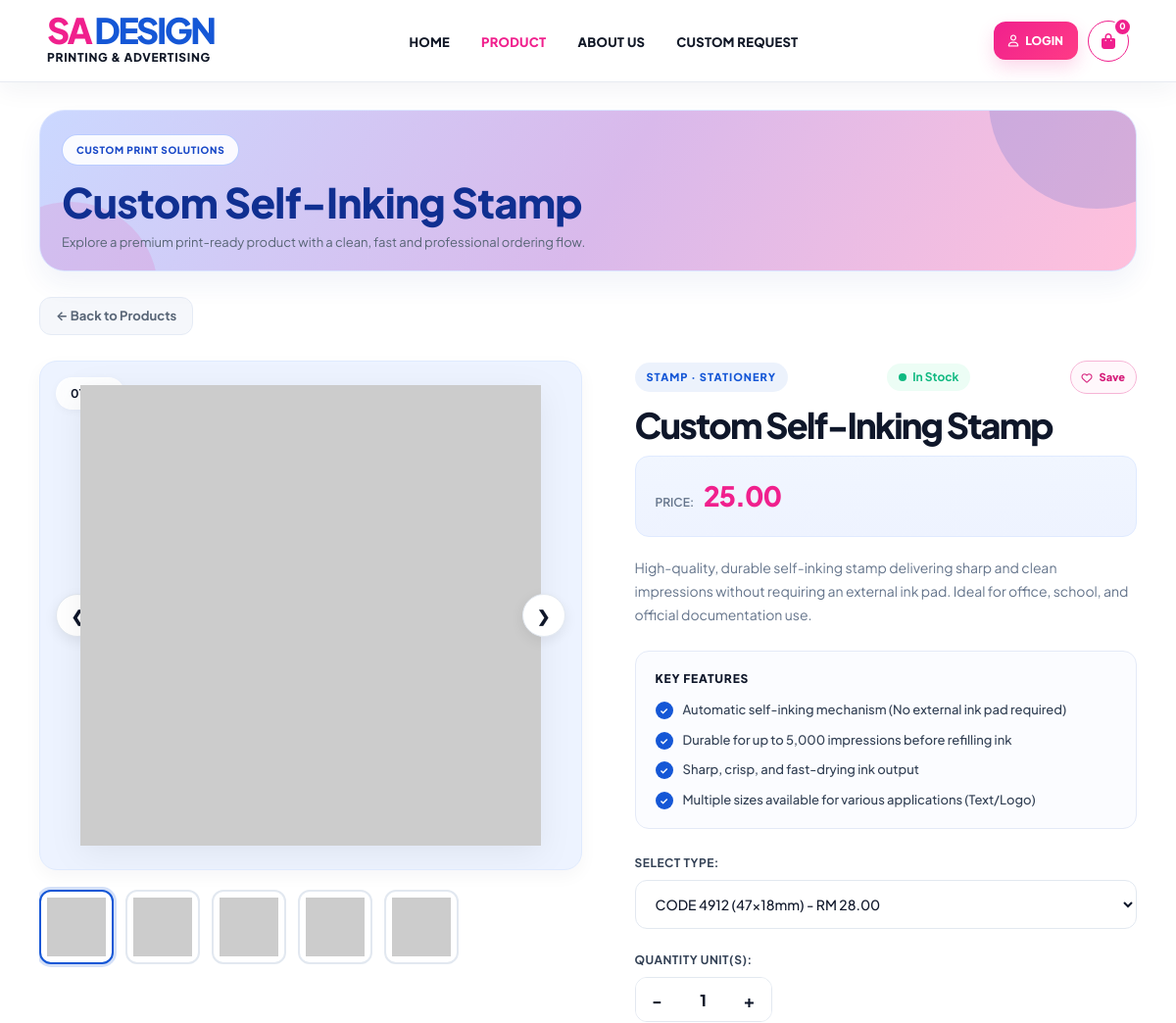
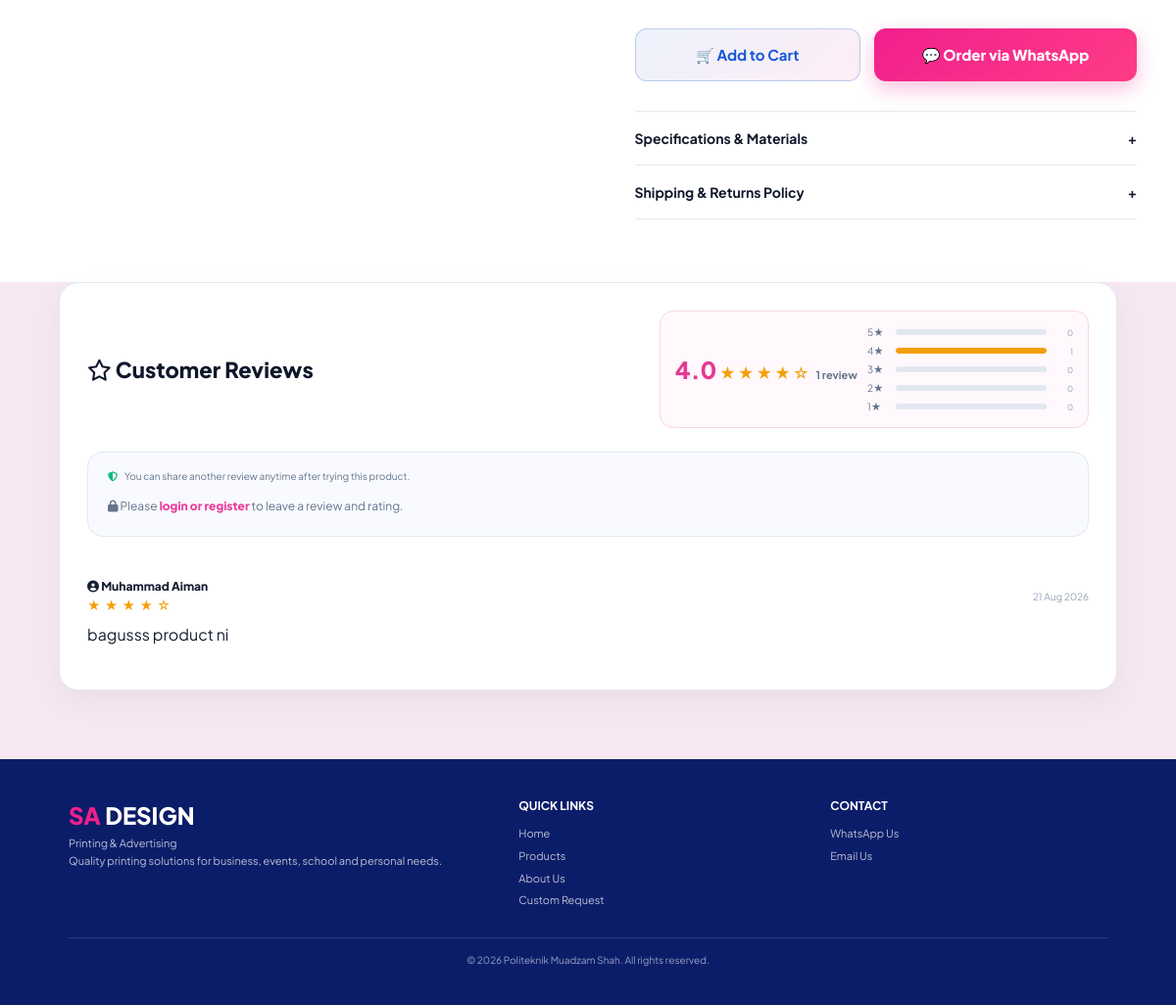
The page /product.php on the database its author committed (2 pictures, top to bottom).
### tables this page shows
CREATE TABLE `products` (
  `id` int(11) NOT NULL,
  `name` varchar(100) DEFAULT NULL,
  `category` varchar(100) NOT NULL DEFAULT 'Uncategorized',
  `badge` varchar(100) DEFAULT NULL,
  `price` decimal(10,2) DEFAULT NULL,
  `image` varchar(255) DEFAULT NULL,
  `gallery` text DEFAULT NULL,
  `description` text DEFAULT NULL,
  `features` text DEFAULT NULL,
  `specifications` text DEFAULT NULL,
  `options` text DEFAULT NULL,
  `minimum_order` varchar(100) DEFAULT NULL,
  `status` varchar(20) NOT NULL DEFAULT 'Active'
);

CREATE TABLE `product_reviews` (
  `review_id` int(11) NOT NULL,
  `product_id` int(11) NOT NULL,
  `customer_id` int(11) NOT NULL,
  `rating` tinyint(4) NOT NULL,
  `review_text` text NOT NULL,
  `created_at` datetime NOT NULL DEFAULT current_timestamp(),
  `review_image` varchar(255) DEFAULT NULL
);

CREATE TABLE `customers` (
  `id` int(11) NOT NULL,
  `name` varchar(100) DEFAULT NULL,
  `email` varchar(100) DEFAULT NULL,
  `password` varchar(100) DEFAULT NULL,
  `phone_number` varchar(12) NOT NULL,
  `address` varchar(100) NOT NULL,
  `profile_image` varchar(255) DEFAULT NULL,
  `reset_token` varchar(255) DEFAULT NULL,
  `reset_expires` datetime DEFAULT NULL,
  `remember_token` varchar(255) DEFAULT NULL,
  `remember_expires` datetime DEFAULT NULL
);

### product.php (the view, shortened to what this page needs)
<?php
$total_cart_count = 0;
include 'db.php';
$id = isset($_GET['id']) ? (int)$_GET['id'] : 1;
$product_stmt = $conn->prepare("
    SELECT *
    FROM products
    WHERE id = ?
");
$product_stmt->bind_param("i", $id);
$product_stmt->execute();
$product_result = $product_stmt->get_result();
$product_data = $product_result->fetch_assoc();
$product = [
    'id'          => $product_data['id'] ?? $id,
    'name'        => $product_data['name'] ?? '',
    'category'    => $product_data['category'] ?? '',
    'badge'       => $product_data['badge'] ?? '',
    'price'       => $product_data['price'] ?? '',
    'description' => $product_data['description'] ?? '',
    'features' => json_decode(
        $product_data['features'] ?? '[]',
        true
    ) ?: [],
    'specifications' => json_decode(
        $product_data['specifications'] ?? '{}',
        true
    ) ?: [],
    'image' => !empty($product_data['image'])
        ? $product_data['image']
        : 'product_images/placeholder.png',
    'gallery' => json_decode(
        $product_data['gallery'] ?? '[]',
        true
    ) ?: [],
    'options' => json_decode(
        $product_data['options'] ?? '[]',
        true
    ) ?: [],
    'minimum_order' => $product_data['minimum_order'] ?? '',
    'status'        => $product_data['status'] ?? ''
];
$gallery_images = $product['gallery'];
$is_wishlisted =
    isset($_SESSION['wishlist']) &&
    in_array($id, $_SESSION['wishlist'], true);
$average_rating = 0;
$total_reviews = 0;
$rating_breakdown = [1 => 0, 2 => 0, 3 => 0, 4 => 0, 5 => 0];
$reviews = [];
if (isset($conn) && $conn instanceof mysqli) {
    $rating_stmt = $conn->prepare("SELECT COALESCE(AVG(rating), 0) AS avg_rating, COUNT(*) AS total_reviews FROM product_reviews WHERE product_id = ?");
    $rating_stmt->bind_param("i", $id);
    $rating_stmt->execute();
    $rating_result = $rating_stmt->get_result()->fetch_assoc();
    $average_rating = (float)($rating_result['avg_rating'] ?? 0);
    $total_reviews = (int)($rating_result['total_reviews'] ?? 0);
    $breakdown_stmt = $conn->prepare("SELECT rating, COUNT(*) AS rating_count FROM product_reviews WHERE product_id = ? GROUP BY rating");
    $breakdown_stmt->bind_param("i", $id);
    $breakdown_stmt->execute();
    $breakdown_result = $breakdown_stmt->get_result();
    while ($breakdown = $breakdown_result->fetch_assoc()) {
        $r = (int)$breakdown['rating'];
        if ($r >= 1 && $r <= 5) {
            $rating_breakdown[$r] = (int)$breakdown['rating_count'];
        }
    }
    $review_stmt = $conn->prepare("
        SELECT pr.rating, pr.review_text, pr.review_image, pr.created_at, c.name
        FROM product_reviews pr
        INNER JOIN customers c ON c.id = pr.customer_id
        WHERE pr.product_id = ?
        ORDER BY pr.created_at DESC
    ");
    $review_stmt->bind_param("i", $id);
    $review_stmt->execute();
    $review_result = $review_stmt->get_result();
    while ($row = $review_result->fetch_assoc()) {
        $reviews[] = $row;
    }
}
$type_options = [];
$size_options = [];
if (!empty($product['options'])) {
    foreach ($product['options'] as $opt) {
        $label = is_array($opt) ? ($opt['label'] ?? $opt['name'] ?? $opt['value'] ?? '') : (string)$opt;
        $price = is_array($opt) ? ($opt['price'] ?? $opt['option_price'] ?? $product['price']) : $product['price'];
        if (strpos($label, 'type_options - ') === 0) {
            $clean_label = str_replace('type_options - ', '', $label);
            $type_options[] = [
                'label' => $clean_label,
                'price' => (float)$price
            ];
        }
        elseif (strpos($label, 'size_options - ') === 0) {
            $clean_label = str_replace('size_options - ', '', $label);
            $size_options[] = [
                'label' => $clean_label,
                'price' => (float)$price
            ];
        }
        else {
            $type_options[] = [
                'label' => $label,
                'price' => (float)$price
            ];
        }
    }
}
?>
<!DOCTYPE html>
<html lang="en">
<head>
  <link rel="stylesheet" href="https://cdnjs.cloudflare.com/ajax/libs/font-awesome/6.4.0/css/all.min.css">
  <link rel="stylesheet" href="ui_polish.css">
</head>
<body>
<div class="app-container">
  <nav class="navbar">
    <a class="nav-logo" href="index.php" title="Back to Home"><div class="logo-text"><span class="logo-title"><span class="logo-sa">SA</span> <span class="logo-design">DESIGN</span></span><span class="logo-subtitle">PRINTING &amp; ADVERTISING</span></div></a>
    <ul class="nav-links" id="mainNav">
      <li><a href="index.php">Home</a></li>
      <li><a href="index.php#products-section" class="active">Product</a></li>
      <li><a href="about.php">About Us</a></li>
      <li><a href="custom_request.php">Custom Request</a></li>
    </ul>
    <div class="nav-icons">
      <?php if (isset($_SESSION['is_logged_in']) && $_SESSION['is_logged_in'] === true): ?>
        <a href="cust_profile.php" class="login-pill" title="My profile"><i class="fa-regular fa-user"></i><span>Profile</span></a>
        <button type="button" class="login-pill logout-pill" onclick="confirmLogout()" title="Log out"><i class="fa-solid fa-right-from-bracket"></i><span>Log out</span></button>
      <?php else: ?>
        <a class="login-pill" href="login.php"><i class="fa-regular fa-user"></i><span>Login</span></a>
      <?php endif; ?>
      <a class="icon-btn" href="cart.php" id="cartBtn" aria-label="Shopping cart"><i class="fa-solid fa-bag-shopping"></i><span class="cart-badge"><?= $total_cart_count ?></span></a>
    </div>
  </nav>
  <section class="product-detail-section">
    <div class="product-hero">
      <span class="section-badge">Custom Print Solutions</span>
      <h2><?php echo htmlspecialchars($product['name']); ?></h2>
      <p>Explore a premium print-ready product with a clean, fast and professional ordering flow.</p>
    </div>
    <a href="index.php" class="back-btn">← Back to Products</a>
    <div class="detail-grid">
      <div class="gallery-container">
        <div class="detail-gallery">
          <span class="image-counter" id="imgCounter">01 / <?php echo str_pad(count($gallery_images), 2, '0', STR_PAD_LEFT); ?></span>
          <button class="nav-arrow left" onclick="prevImage()">❮</button>
          <img id="detailImg" src="<?php echo htmlspecialchars($product['image']); ?>" alt="<?php echo htmlspecialchars($product['name']); ?>" onerror="this.src='https://via.placeholder.com/500x500/f8fafc/6366f1?text=<?php echo rawurlencode($product['name']); ?>'">
          <button class="nav-arrow right" onclick="nextImage()">❯</button>
        </div>
        <div class="thumbnails-list">
          <?php foreach ($gallery_images as $idx => $gImg): ?>
            <div class="thumb-item <?php echo $idx === 0 ? 'active' : ''; ?>" onclick="selectImage(<?php echo $idx; ?>)">
              <img src="<?php echo htmlspecialchars($gImg); ?>" alt="Thumbnail" onerror="this.src='https://via.placeholder.com/100x100/f8fafc/6366f1?text=Preview'">
            </div>
          <?php endforeach; ?>
        </div>
      </div>
      <div class="detail-info">
        <div class="badge-row">
          <span class="badge"><?php echo htmlspecialchars($product['badge']); ?></span>
          <span class="stock-tag">In Stock</span>
          <a class="wishlist-product-btn <?= $is_wishlisted ? 'active' : '' ?>" href="wishlist.php?action=toggle&id=<?= $id ?>&redirect=product" aria-label="Toggle wishlist">
            <i class="fa-<?= $is_wishlisted ? 'solid' : 'regular' ?> fa-heart"></i>
            <?= $is_wishlisted ? 'Saved' : 'Save' ?>
          </a>
        </div>
        <h1><?php echo htmlspecialchars($product['name']); ?></h1>
        <div class="price-card">
          <span class="price-label">Price:</span>
          <span class="price-tag" id="displayPrice"><?php echo htmlspecialchars($product['price']); ?></span>
        </div>
        <p class="desc"><?php echo htmlspecialchars($product['description']); ?></p>
        <?php if (!empty($product['features'])) : ?>
        <div class="features-box">
          <h4>Key Features</h4>
          <ul>
            <?php foreach ($product['features'] as $ft): ?>
              <li><?php echo htmlspecialchars($ft); ?></li>
            <?php endforeach; ?>
          </ul>
        </div>
        <?php endif; ?>
<?php if (!empty($type_options)): ?>
<div class="input-group">
    <label>Select Type:</label>
    <select id="typeOption" class="custom-select" onchange="updateTotalPrice()">
        <?php foreach ($type_options as $type): ?>
            <option value="<?= htmlspecialchars($type['label'], ENT_QUOTES, 'UTF-8') ?>"
                    data-price="<?= htmlspecialchars(number_format($type['price'], 2, '.', ''), ENT_QUOTES, 'UTF-8') ?>">
                <?= htmlspecialchars($type['label'], ENT_QUOTES, 'UTF-8') ?> - RM <?= number_format($type['price'], 2) ?>
            </option>
        <?php endforeach; ?>
    </select>
</div>
<?php endif; ?>
        <div class="input-group">
          <label>Quantity Unit(s):</label>
          <div class="quantity-control">
            <button type="button" onclick="updateQty(-1)">-</button>
            <span id="qtyVal"><?= $id === 2 ? 15 : 1 ?></span>
            <button type="button" onclick="updateQty(1)">+</button>
          </div>
        </div>
        <div class="btn-group">
          <button class="btn-add-cart" onclick="addToCart()">🛒 Add to Cart</button>
          <button class="btn-buy-now" onclick="buyNowWhatsApp()">💬 Order via WhatsApp</button>
        </div>
        <div class="accordion-container">
          <div class="accordion-item">
            <button class="accordion-header" onclick="toggleAccordion(this)">
              <span>Specifications & Materials</span>
              <span>+</span>
            </button>
          </div>
          <div class="accordion-item">
            <button class="accordion-header" onclick="toggleAccordion(this)">
              <span>Shipping & Returns Policy</span>
              <span>+</span>
            </button>
          </div>
        </div>
      </div>
    </div>
  </section>
</div>
<section class="reviews-section" id="reviews">
  <div class="reviews-card">
    <div class="reviews-title-row">
      <h2><i class="fa-regular fa-star"></i> Customer Reviews</h2>
      <div class="rating-summary">
        <div class="rating-score">
          <span class="rating-number"><?= number_format($average_rating, 1) ?></span>
          <span class="stars-display">
            <?php
              $rounded_rating = (int)round($average_rating);
              for ($s = 1; $s <= 5; $s++) {
                  echo $s <= $rounded_rating ? '★' : '☆';
              }
            ?>
          </span>
          <span class="review-count"><?= $total_reviews ?> review<?= $total_reviews == 1 ? '' : 's' ?></span>
        </div>
        <div class="rating-breakdown">
          <?php for ($r = 5; $r >= 1; $r--): ?>
            <?php $percent = $total_reviews > 0 ? ($rating_breakdown[$r] / $total_reviews) * 100 : 0; ?>
            <div class="rating-row">
              <span><?= $r ?>★</span>
              <div class="rating-bar"><span style="width:<?= number_format($percent, 1, '.', '') ?>%"></span></div>
              <small><?= $rating_breakdown[$r] ?></small>
            </div>
          <?php endfor; ?>
        </div>
      </div>
    </div>
    <div class="review-form"><div class="security-note"><i class="fa-solid fa-shield-halved"></i> You can share another review anytime after trying this product.</div>
      <?php if (isset($_SESSION['is_logged_in']) && $_SESSION['is_logged_in'] === true): ?>
        <h3>How was your experience with this product?</h3>
        <form method="POST" enctype="multipart/form-data" action="product.php?id=<?= $id ?>#reviews">
          <input type="hidden" name="review_action" value="submit_review">
          <input type="hidden" name="product_id" value="<?= $id ?>">
          <div class="star-rating" aria-label="Choose your rating">
            <input type="radio" id="star5" name="rating" value="5" required>
            <label for="star5" title="5 stars">★</label>
            <input type="radio" id="star4" name="rating" value="4">
            <label for="star4" title="4 stars">★</label>
            <input type="radio" id="star3" name="rating" value="3">
            <label for="star3" title="3 stars">★</label>
            <input type="radio" id="star2" name="rating" value="2">
            <label for="star2" title="2 stars">★</label>
            <input type="radio" id="star1" name="rating" value="1">
            <label for="star1" title="1 star">★</label>
          </div>
          <textarea class="review-textarea" name="review_text" maxlength="500" placeholder="Tell us about your experience..." required></textarea>
          <label class="review-upload">📷 Add a product photo (optional)
            <input type="file" name="review_image" accept="image/png,image/jpeg,image/webp">
          </label>
          <button type="submit" class="review-submit">
            <i class="fa-solid fa-paper-plane"></i> Submit Review
          </button>
        </form>
      <?php else: ?>
        <p class="review-login">
          <i class="fa-solid fa-lock"></i>
          Please <a href="login.php">login or register</a> to leave a review and rating.
        </p>
      <?php endif; ?>
    </div>
    <div class="review-list">
      <?php if (!empty($reviews)): ?>
        <?php foreach ($reviews as $review): ?>
          <article class="review-item">
            <div class="review-head">
              <div>
                <div class="reviewer-name">
                  <i class="fa-solid fa-circle-user"></i>
                  <?= htmlspecialchars($review['name']) ?>
                </div>
                <div class="review-stars">
                  <?php for ($s = 1; $s <= 5; $s++): ?>
                    <?= $s <= (int)$review['rating'] ? '★' : '☆' ?>
                  <?php endfor; ?>
                </div>
              </div>
              <span class="review-date">
                <?= date('d M Y', strtotime($review['created_at'])) ?>
              </span>
            </div>
<p><?php echo htmlspecialchars($review['review_text'] ?? ''); ?></p>
          </article>
        <?php endforeach; ?>
      <?php endif; ?>
    </div>
  </div>
</section>
<footer class="sa-footer">
  <div class="sa-footer-grid">
    <div><div class="sa-footer-brand"><span>SA</span> DESIGN</div><p>Printing &amp; Advertising</p><p>Quality printing solutions for business, events, school and personal needs.</p></div>
    <div><h4>QUICK LINKS</h4><a href="index.php">Home</a><a href="index.php#products-section">Products</a><a href="about.php">About Us</a><a href="custom_request.php">Custom Request</a></div>
    <div><h4>CONTACT</h4><a href="https://wa.me/60194184147" target="_blank" rel="noopener">WhatsApp Us</a><a href="mailto:salamakal@gmail.com">Email Us</a></div>
  </div>
  <div class="sa-footer-line">&copy; 2026 Politeknik Muadzam Shah. All rights reserved.</div>
</footer>
</body>
</html>

### rows shown on the page
products: name "Custom Self-Inking Stamp", badge "STAMP · STATIONERY", price "25.00", description "High-quality, durable self-inking stamp delivering sharp and clean impressions without requiring an external ink pad. Ideal for office, school, and official documentation use."
product_reviews: customer.name "Muhammad Aiman", rating 4 (drawn), created_at "21 Aug 2026", review_text "bagusss product ni"

### other values the page prints
$total_cart_count "0"
$ft "Automatic self-inking mechanism (No external ink pad required)"
$ft "Durable for up to 5,000 impressions before refilling ink"
$ft "Sharp, crisp, and fast-drying ink output"
$ft "Multiple sizes available for various applications (Text/Logo)"
$average_rating "4.0"
$total_reviews "1"
$rating_breakdown[$r] "0"
$rating_breakdown[$r] "1"
form field value "CODE 4912 (47x18mm) - RM 28.00"
